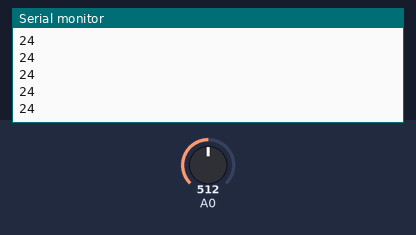
The sketch below on a simulated Arduino Uno, built with avr-gcc and run on an emulated ATmega328P. On the bench: the last lines printed to the serial monitor. The test bench sets the inputs (shaded band); at power-on: A0 = 512.

Above: at 1.2 s.
1.3 s: A0 set to 716
At 1.31 s:
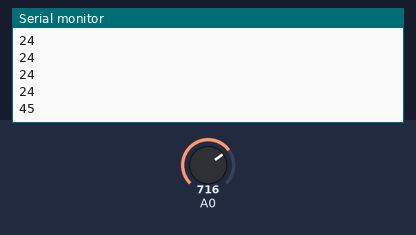
2.8 s: A0 set to 900
At 2.82 s:
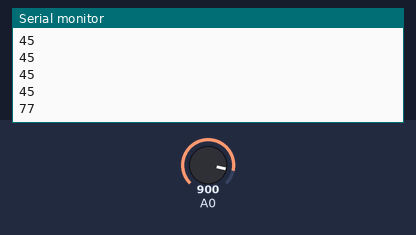
Timing chart, 0 to 5.8 s (numbered marks = the images above; inputs shaded):
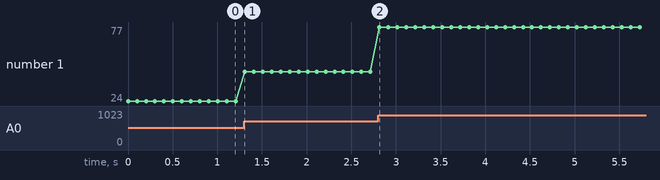

Measured:
- after the input at 1.3 s, the serial monitor: prints a new line at once (image 1)
- after the input at 2.8 s, the serial monitor: prints a new line at once (image 2)
- plotted number 1: 24 → 45 after the input at 1.3 s, 45 → 77 after the input at 2.8 s

The sketch:

exemplo_10_formula.ino
```cpp
#include <math.h>

double Thermistor(int RawADC) {
 double Temp;
 Temp = log(10000.0*((1024.0/RawADC-1)));
 Temp = 1 / (0.001129148 + (0.000234125 + (0.0000000876741 * Temp * Temp ))* Temp );
 Temp = Temp - 273.15;            // Convert Kelvin to Celcius
 return Temp;
}

void setup() {
 Serial.begin(9600);
}

void loop() {
 Serial.println(int(Thermistor(analogRead(0))));  // display Celcius
 delay(100);
}
```
